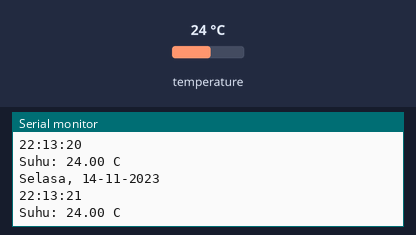
Simulated run of this sketch. Board: Arduino Uno, built with avr-gcc and run on an emulated ATmega328P. Parts: the last lines printed to the serial monitor. The inputs (shaded band) are chosen by the test bench; at power-on: temperature 24 °C. The local clock reads 2024-03-15 10:24:30 at power-on unless the sketch sets it.

Above: at 1.8 s.
1.9 s: temperature set to 12 °C
At 2.8 s:
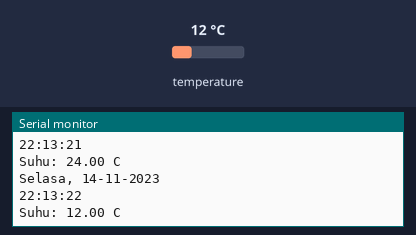
3.4 s: temperature set to 19 °C
At 4.7 s:
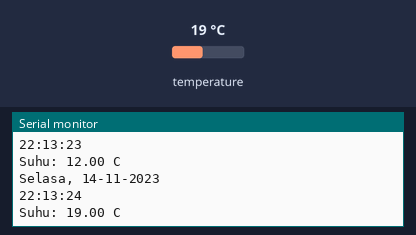
Timing chart, 0 to 6.4 s (numbered marks = the images above; inputs shaded):
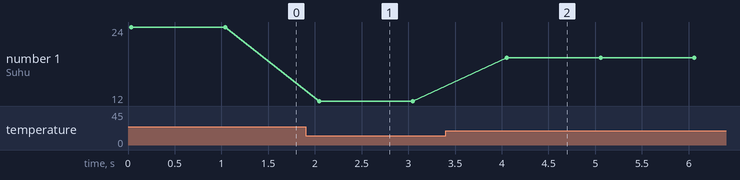

The sketch:

test_rtc_ds3231.ino
```cpp
#include "RTClib.h"
RTC_DS3231 rtc;
char dataHari[7][12] = {"Minggu", "Senin", "Selasa", "Rabu", "Kamis", "Jumat", "Sabtu"};
String hari;
int tanggal, bulan, tahun, jam, menit, detik;
float suhu;

void setup () {
  Serial.begin(9600);

  if (! rtc.begin()) {
    Serial.println("RTC Tidak Ditemukan");
    Serial.flush();
    abort();
  }

  //Atur Waktu
  rtc.adjust(DateTime(F(__DATE__), F(__TIME__)));
  //  rtc.adjust(DateTime(2014, 1, 21, 3, 0, 0));
}

void loop () {
  DateTime now = rtc.now();
  hari    = dataHari[now.dayOfTheWeek()];
  tanggal = now.day(), DEC;
  bulan   = now.month(), DEC;
  tahun   = now.year(), DEC;
  jam     = now.hour(), DEC;
  menit   = now.minute(), DEC;
  detik   = now.second(), DEC;
  suhu    = rtc.getTemperature();

  Serial.println(String() + hari + ", " + tanggal + "-" + bulan + "-" + tahun);
  Serial.println(String() + jam + ":" + menit + ":" + detik);
  Serial.println(String() + "Suhu: " + suhu + " C");
  Serial.println();

  delay(1000);
}
```

Measured:
- after the input at 1.9 s, the serial monitor: prints a new line after 0.14 s (image 1)
- after the input at 3.4 s, the serial monitor: prints a new line after 0.65 s (image 2)
- plotted number 1: 24 → 12 after the input at 1.9 s, 12 → 19 after the input at 3.4 s
